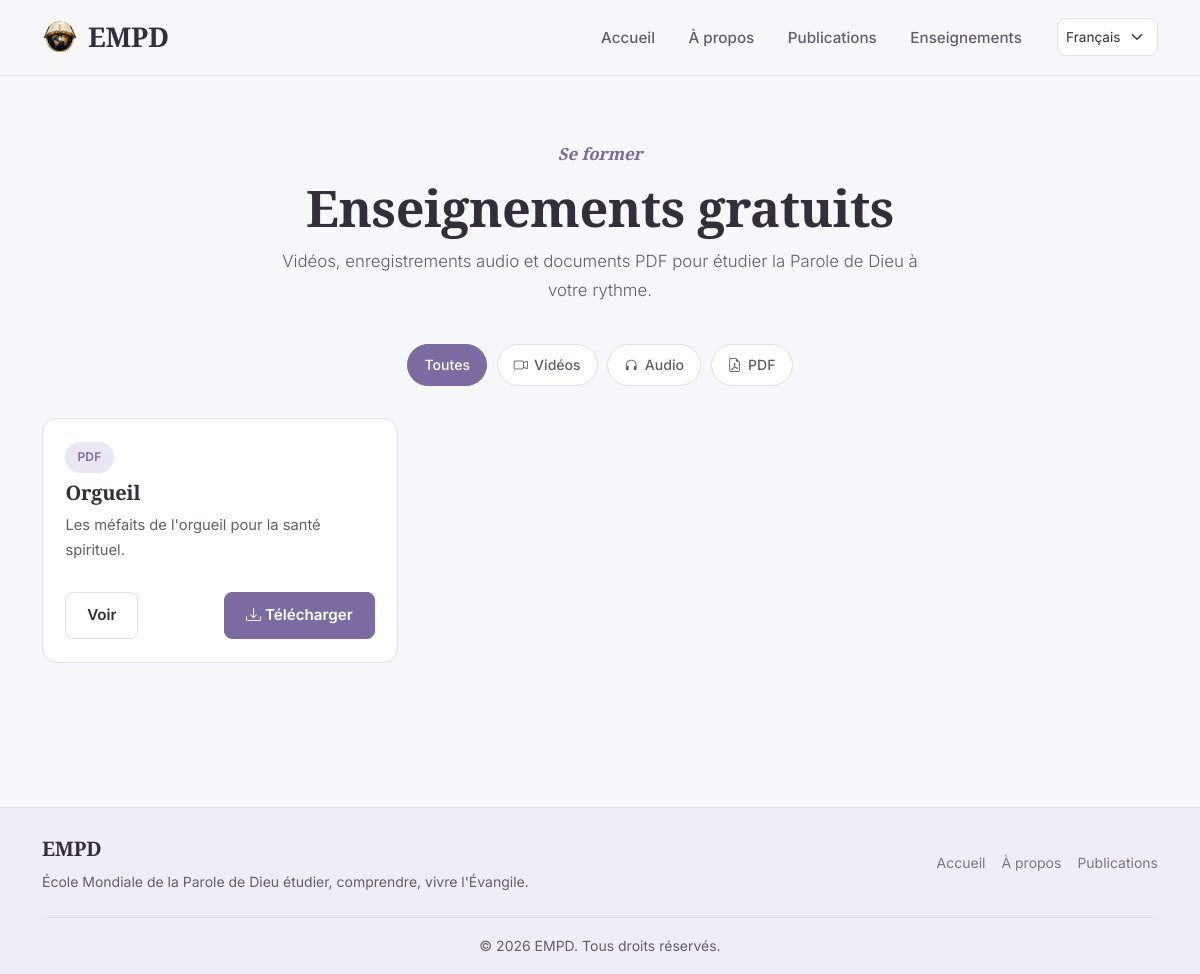
Page /formations/ on the earlier database version.
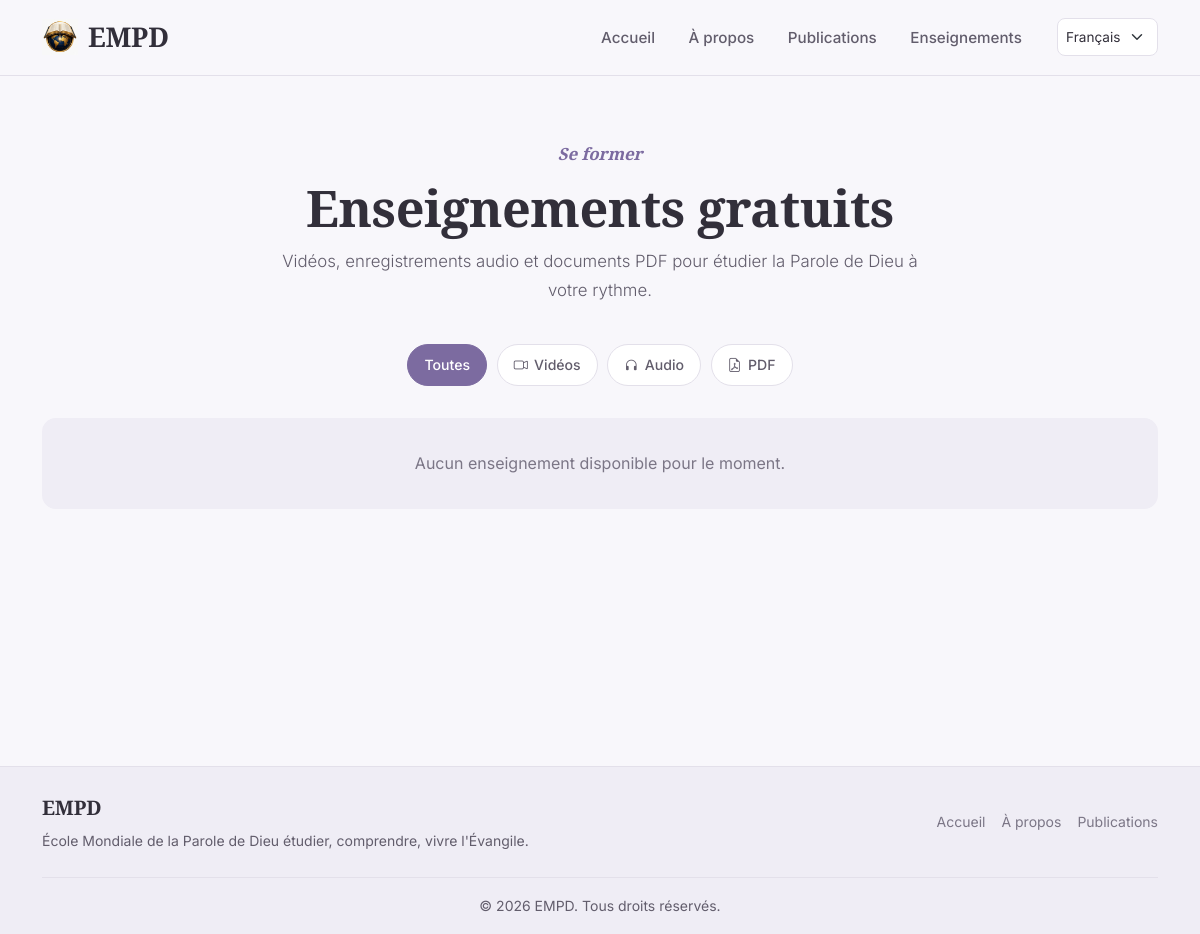
Same page on the later database version.
### formations/models.py (models this page shows, shortened)
class Formation(models.Model):
    class TypeFormation(models.TextChoices):
        VIDEO = "VIDEO", "Vidéo"
        AUDIO = "AUDIO", "Audio"
        PDF = "PDF", "PDF"
    titre = models.CharField(max_length=200)
    description = models.TextField()
    categorie = models.ForeignKey(
        Categorie, on_delete=models.SET_NULL, null=True, blank=True, related_name="formations"
    )
    type_formation = models.CharField(max_length=10, choices=TypeFormation.choices)
    miniature = models.ImageField(upload_to="formations/miniatures/", blank=True, null=True)
    fichier = models.FileField(upload_to="formations/fichiers/", blank=True, null=True)
    lien_externe = models.URLField(blank=True, help_text="Lien externe si le contenu n'est pas hébergé ici")
    active = models.BooleanField(default=True)
    date_publication = models.DateTimeField(auto_now_add=True)
    class Meta:
        ordering = ["-date_publication"]

### formations/views.py (the view)
# urls.py: path("", views.FormationListView.as_view(), name="liste"),
class FormationListView(ListView):
    model = Formation
    template_name = "formations/liste.html"
    context_object_name = "formations"
    paginate_by = 12
    def get_queryset(self):
        qs = Formation.objects.filter(active=True).select_related("categorie")
        type_filtre = self.request.GET.get("type")
        if type_filtre in Formation.TypeFormation.values:
            qs = qs.filter(type_formation=type_filtre)
        return qs

### templates/formations/liste.html (shortened to what this page needs)
{% extends "base.html" %}
{% load i18n %}
{% block content %}
<section class="section-empd">
    <div class="page-header">
        <span class="eyebrow">{% trans "Se former" %}</span>
        <h1>{% trans "Enseignements gratuits" %}</h1>
        <p class="lead">
        </p>
    </div>
    <div class="filter-bar justify-content-center">
        <a href="?" class="filter-pill{% if not request.GET.type %} active{% endif %}">
            {% trans "Toutes" %}
        </a>
        <a href="?type=VIDEO" class="filter-pill{% if request.GET.type == 'VIDEO' %} active{% endif %}">
            <i class="bi bi-camera-video"></i> {% trans "Vidéos" %}
        </a>
        <a href="?type=AUDIO" class="filter-pill{% if request.GET.type == 'AUDIO' %} active{% endif %}">
            <i class="bi bi-headphones"></i> {% trans "Audio" %}
        </a>
        <a href="?type=PDF" class="filter-pill{% if request.GET.type == 'PDF' %} active{% endif %}">
            <i class="bi bi-file-earmark-pdf"></i> {% trans "PDF" %}
        </a>
    </div>
    <div class="row g-4">
        {% for f in formations %}
            <div class="col-sm-6 col-lg-4">
                <div class="formation-grid-card">
                    <div class="formation-body">
                        <span class="badge-empd mb-2 align-self-start">{{ f.get_type_formation_display }}</span>
                        <h5>{{ f.titre }}</h5>
                        <p>{{ f.description|truncatewords:18 }}</p>
                        <div class="formation-actions">
                            <a href="{% url 'formations:formation_detail' f.pk %}" class="btn btn-empd-outline btn-sm">
                                {% trans "Voir" %}
                            </a>
                            <a href="{% url 'formations:telecharger' f.pk %}" class="btn btn-empd-primary btn-sm">
                                <i class="bi bi-download"></i> {% trans "Télécharger" %}
                            </a>
                        </div>
                    </div>
                </div>
            </div>
        {% empty %}
            <div class="col-12">
                <div class="empty-state">
                    {% trans "Aucun enseignement disponible pour le moment." %}
                </div>
            </div>
        {% endfor %}
    </div>
</section>
{% endblock %}

Differences in the rows shown:
removed Formation: type_formation "PDF", titre "Orgueil", description "Les méfaits de l'orgueil pour la santé spirituel."
Other differences:
text now shown: "Aucun enseignement disponible pour le moment."
